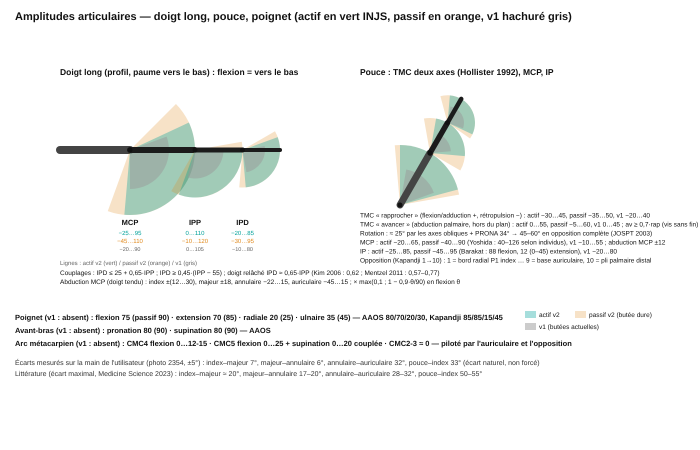
#> input picture atelier-mains-lsf/v2/recherche/images/amplitudes_v2.png, 1400 x 900 px (shown at 1/2 size)
$ python -i engine_traits.py   (imports and definitions only)
#> lines starting #> are read from the running program, lines starting #| are printed output that depends on the picture
"""Mesure des DÉFAUTS DE TRAIT d'une image rendue (fond transparent), commune à engine_planches.py et aux essais.
Relecture adverse du 19 octobre : l'ancienne mesure ne comptait que les composantes d'encre ISOLÉES de moins de 20 px à
moins de 0,9 cm d'une articulation ; les échardes RATTACHÉES à un trait (« poils » autour des bouts, fourches) et les
bouts des doigts lui échappaient. Trois comptes, sur l'image ENTIÈRE (rubans des plis éteints : ce sont des marques
voulues, et un pli court est une composante légitime) :
  - fragments : composante d'encre de moins de 20 px contenant au moins un pixel noir (luminance < 60) — un point, un
    tiret, un bout de trait détaché, où qu'il soit ;
  - échardes : branche du SQUELETTE de l'encre NOIRE qui part d'un endpoint et rejoint un nœud (≥ 3 voisins) après 2 à 6 px
    VISIBLES (au-delà de la demi-épaisseur du trait au nœud, transformée de distance ; en deçà de 2 px c'est le coin
    d'un trait épais), PLUS MINCE que le trait qu'elle quitte (≤ 0,6 × son épaisseur : sinon c'est une jonction en Y de
    deux vrais traits), et qui part d'un trait qui TRAVERSE le nœud (deux branches de plus de 8 px, à plus de 120° l'une
    de l'autre : au bout effilé d'un trait ou à la pointe d'un V, le squelette fait une petite pointe qui n'est pas une
    écharde). Une fourche de deux poils compte deux échardes.
`defauts(im)` rend {'fragments': [(x, y, aire)], 'echardes': [(x, y, longueur visible)]} ; `marquer(im, d)` dessine
des cercles rouges (fragments) et orange (échardes) pour regarder ce qui est compté."""
import numpy as np
from scipy import ndimage
from skimage.morphology import skeletonize

OMBRE = np.array([0, 161, 154.]) * 0.82
FRAG_AIRE = 20          # px : composante d'encre sous cette aire = fragment
ECH_MAX = 6.0           # px visibles : une branche plus courte qui part d'un trait = écharde
ECH_MIN = 2.0           # px visibles : en deçà, c'est le coin d'un trait épais (calibré sur les contours propres)


def encre(im, seuil=60):
    a = np.asarray(im); alpha = a[..., 3] >= 128; rgb = a[..., :3].astype(float); lum = rgb.mean(2)
    loin = lambda c: np.linalg.norm(rgb - np.array(c), axis=2) > 16
    enc = alpha & (((lum < 95) & loin(OMBRE) & loin(OMBRE * 0.86)) | (lum < seuil))
    noir = alpha & (lum < seuil)
    return enc, noir


# [103 lines left out: functions fragments, echardes, sorties_longues, trait_traversant, not called in this run]


def defauts(im):
    enc, noir = encre(im)
    return {'fragments': fragments(enc, noir), 'echardes': echardes(enc, noir)}


# [8 lines left out: function marquer, not called in this run]

>>> import cv2
>>> picture = cv2.imread('../recherche/images/amplitudes_v2.png', cv2.IMREAD_GRAYSCALE)
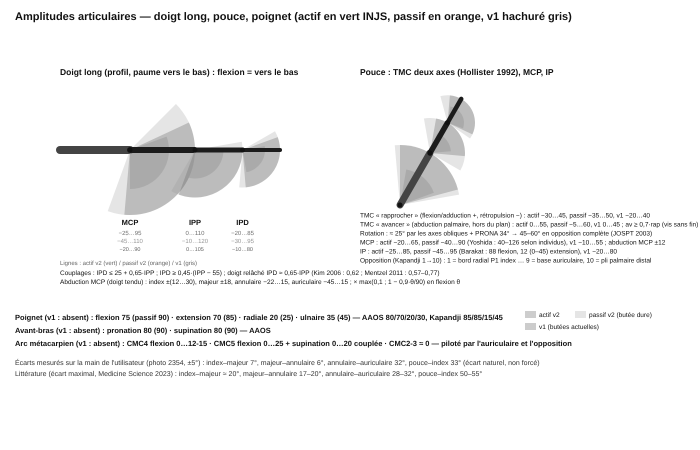
#> picture: shape (900, 1400) (shown at 1/2 size); min 16, max 255, mean 243.7
>>> result = defauts(picture)
#> in encre, `rgb = a[..., :3].astype(float)`: rgb = 900 rows, first 8: [255, 255, 255], [255, 255, 255], [255, 255, 255], [255, 255, 255], [255, 255, 255], [255, 255, 255], [255, 255, 255], [255, 255, 255]
#> (the run stopped early here; a loop or call above may not have finished)

$ run again, on atelier-mains-lsf/v2/recherche/images/fig_gabarits.png
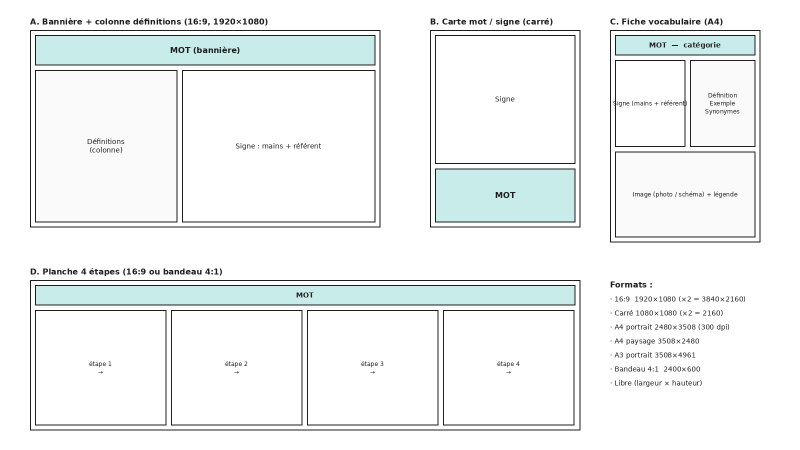
#> input picture atelier-mains-lsf/v2/recherche/images/fig_gabarits.png, 1600 x 900 px (shown at 1/2 size)
#> `picture = cv2.imread('../recherche/images/amplitudes_v2.png', cv2.IMRE..`:
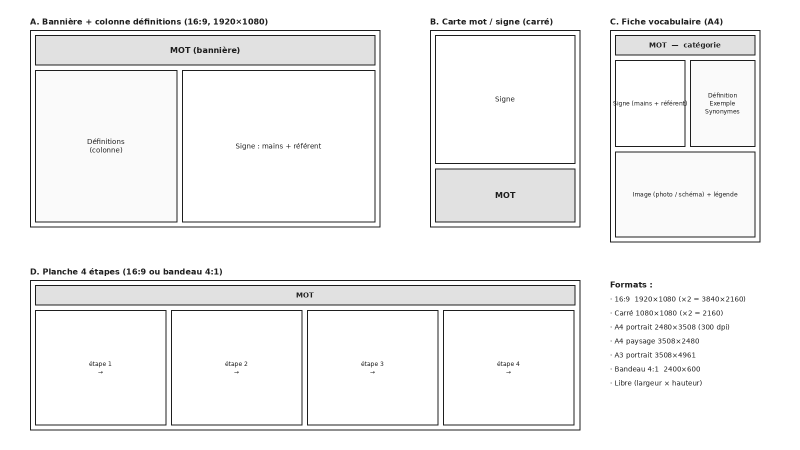
#> picture: shape (900, 1600) (shown at 1/2 size); min 30, max 255, mean 242.7
#> rgb = 900 rows, first 8: [255, 255, 255], [255, 255, 255], [255, 255, 255], [255, 255, 255], [255, 255, 255], [255, 255, 255], [255, 255, 255], [255, 255, 255]

$ run again, on atelier-mains-lsf/v2/recherche/images/fig_interface.png
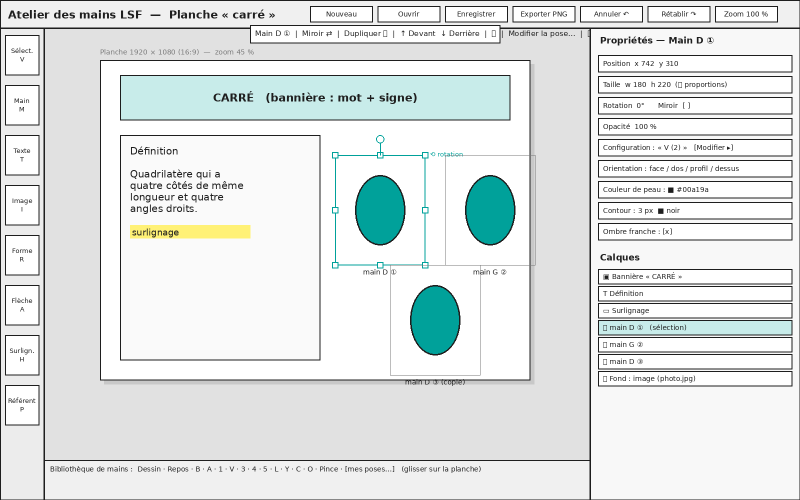
#> input picture atelier-mains-lsf/v2/recherche/images/fig_interface.png, 1600 x 1000 px (shown at 1/2 size)
#> `picture = cv2.imread('../recherche/images/amplitudes_v2.png', cv2.IMRE..`:
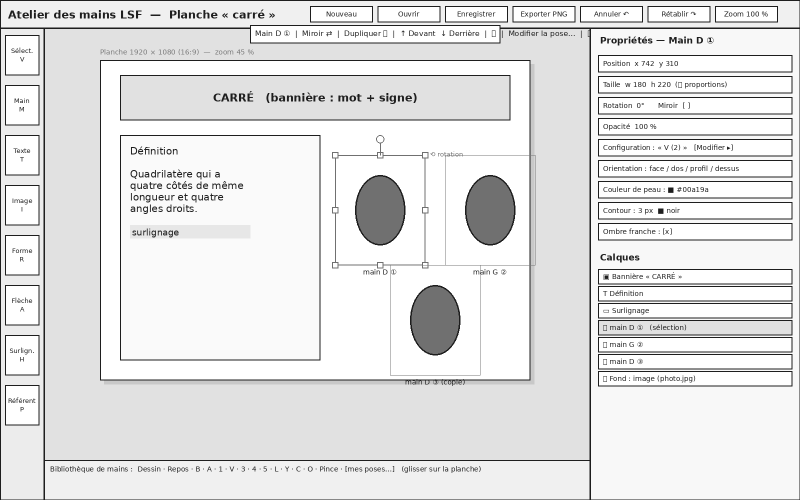
#> picture: shape (1000, 1600) (shown at 1/2 size); min 30, max 255, mean 226.6
#> rgb = 1000 rows, first 8: [30, 30, 30], [30, 30, 30], [30, 30, 240], [30, 30, 240], [30, 30, 240], [30, 30, 240], [30, 30, 240], [30, 30, 240]
